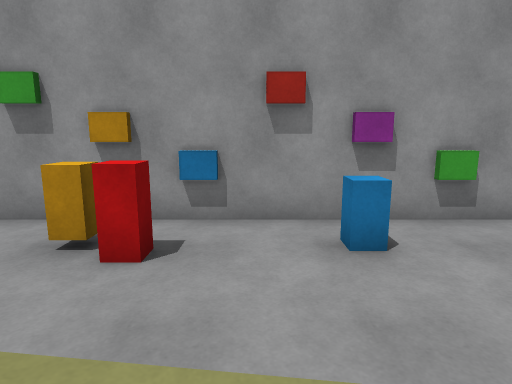
View 1 (above)

12 first-person views from a walk through a robot-simulator world made for Gazebo. The camera is 1.2 m above the floor, tilts 10° down and sees 75° across. The floor is counted in squares, 1 m on a side. Each view is taken from the middle of a square. On the plan, view 1 faces up. The plan holds only what a view shows up to about 13 squares ahead; the rest is blank. The place goes on beyond the plan. Robots are left out.

View 2
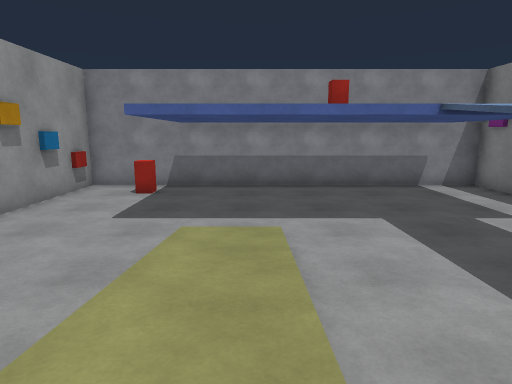

View 3
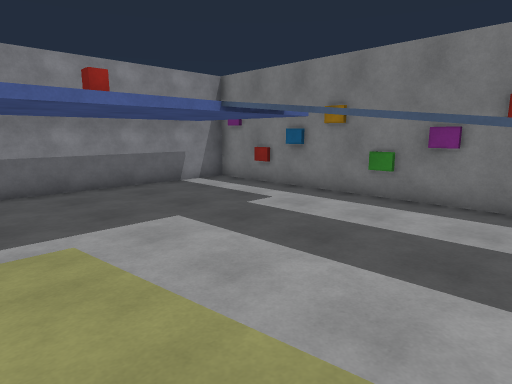

View 4
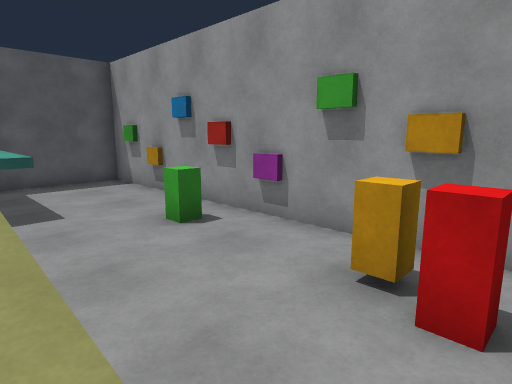

View 5
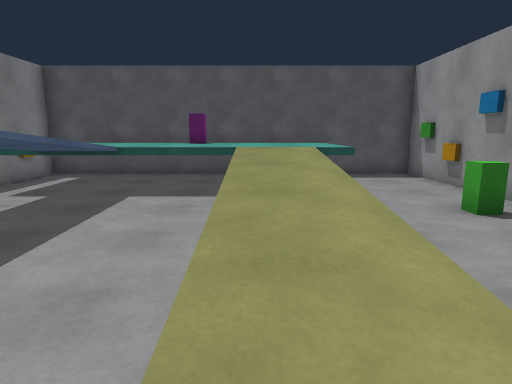

View 6
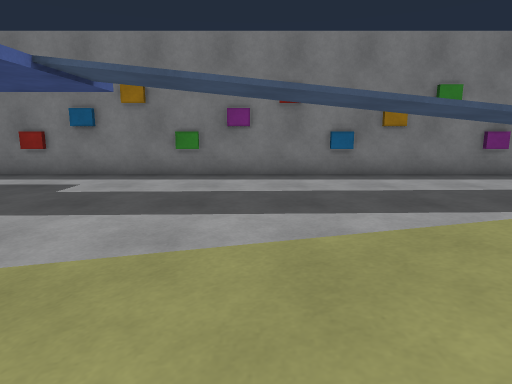

View 7
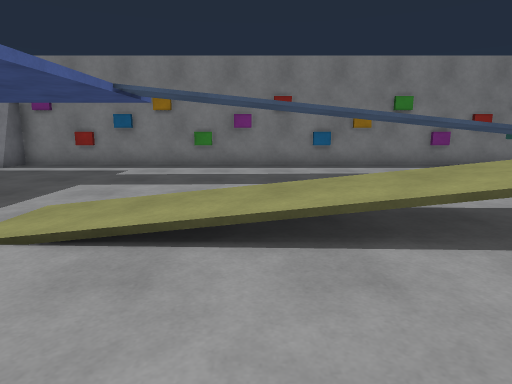

View 8
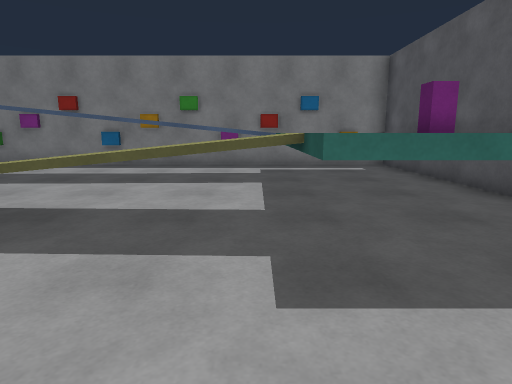

View 9
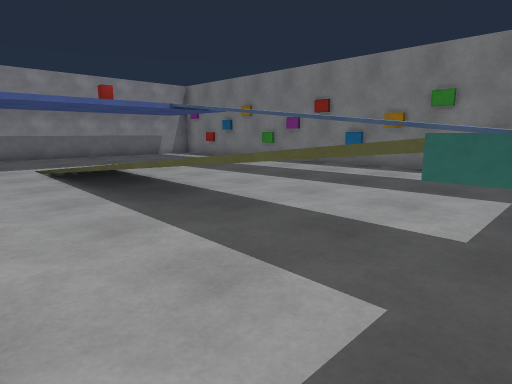

View 10
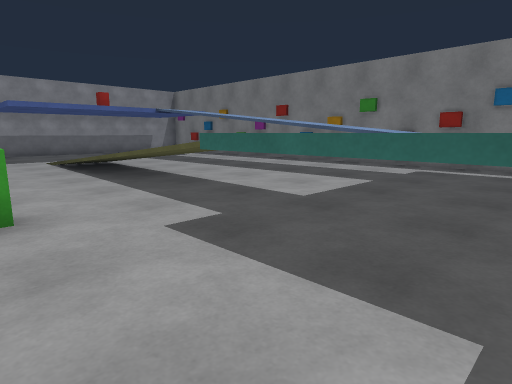

View 11
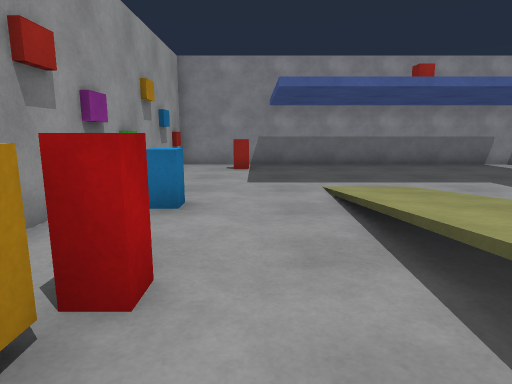

View 12
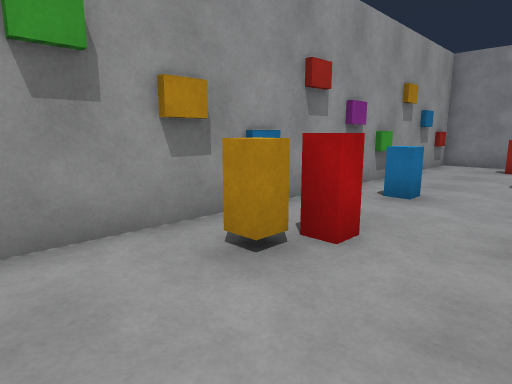

### Floor plan
Key: @ floor where view 1 was taken; # wall or solid block; . main floor; : floor 0.25 m higher than the main floor; + floor 0.5 m higher than the main floor; v drop or lower ground; B magenta box; G green box; Y yellow box; L blue box; R red box; C cyan box.
Columns run from 13 left of view 1 to 9 right of it. Each row starts with its distance up from view 1.
  6 #GGY##RBB######BGG#LLR#
  5 #......G...Y..LL......#
  4 #..........R..LL.....R#
  3 #.....................#
  2 #C   .................#
  1 #         ++:::. .....#
  0 #         ++:@:. .....#
 -1 #    .................#
 -2 vB   .................#
 -3 #    .................#
 -4 #           ..........#
 -5 #           ..........#
 -6 #C   .................#
 -7 #.....................#
 -8 ####RRB##YLL#BBG##LRR##

Where each view was taken, in squares from view 1:
view 1: 0 up, 0 right, facing up
view 2: 0 up, 3 left, facing right
view 3: 1 up, 2 left, facing down-right
view 4: 1 up, 1 left, facing up-left
view 5: 0 up, 0 right, facing left
view 6: 2 up, 0 right, facing down
view 7: 5 up, 0 right, facing down
view 8: 5 up, 8 left, facing down
view 9: 4 up, 9 left, facing down-right
view 10: 5 up, 12 left, facing down-right
view 11: 3 up, 4 left, facing right
view 12: 2 up, 5 left, facing up-right
